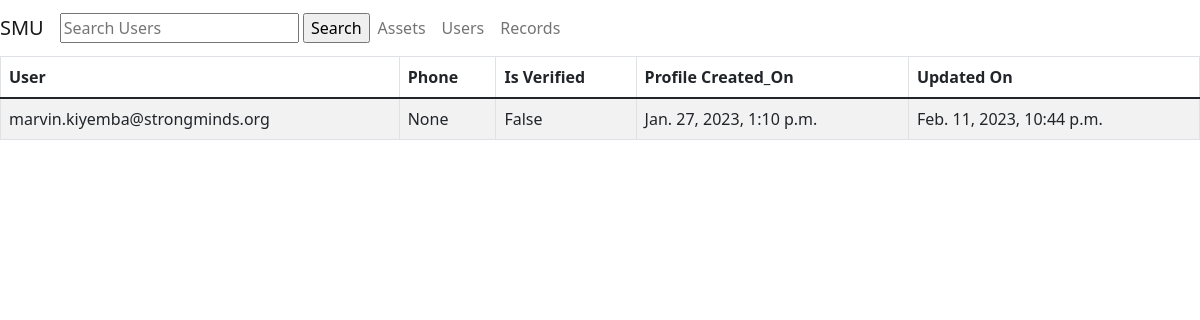
Before: /users/users/user_profile/1/ with the older database file.
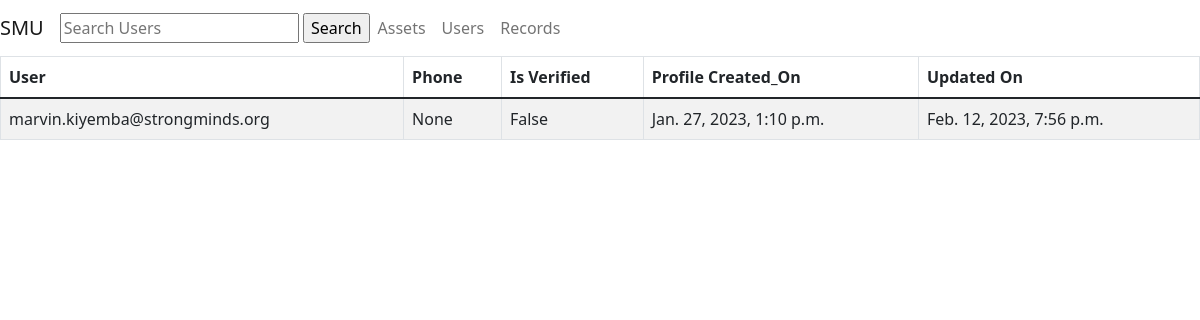
After: the same page with the newer database file.
### users/models.py (models this page shows, shortened)
class UserProfile(models.Model):
    user = models.OneToOneField(User, on_delete=models.CASCADE, primary_key=True,related_name="user_profile")
    phone = models.CharField(max_length=255,blank=True,null=True)
    is_verified = models.BooleanField(default=False)
    created_at = models.DateTimeField(auto_now_add=True)
    updated_at = models.DateTimeField(auto_now=True)

class User(AbstractUser):
    SUPER_USER = 1
    STAFF = 2
    USER_TYPE_CHOICES =(
        (SUPER_USER, 'super_user'),
        (STAFF, 'staff'),
    )
    OPS = 'OPS'
    FIN = 'FIN'
    MEL = 'MEL'
    IT = 'IT'
    GOV_EDUC = 'GOV_EDUC'
    GOVT_HEALTH = 'GOVT_HEALTH'
    TELE = 'TELE'
    CPA = 'CPA'
    NGO = 'NGO'
    HRA = 'HRA'
    DEPARTMENT_CHOICES = (
        ('OPS', 'Operations'),
        ('FIN', 'Finance'),
        ('MEL', 'Monitoring Evaluation and learning'),
        ('IT','IT & DIGITAL PLATFORMS'),
        ('GOV_EDUC', 'Government Education'),
        ('GOVT_HEALTH', 'Government Health'),
        ('TELE', 'Teletherapy'),
        ('CPA', 'Communications Advocacy and Partnerships'),
        ('NGO', 'Non Government Organization'),
        ('HRA', 'Human Resource and Administration'),
    )
    username = None # remove username field, we will use email as unique identifier
    email = models.EmailField(unique=True, null=True, db_index=True)
    is_active = models.BooleanField(default=False)
    is_staff = models.BooleanField(default=False)
    date_joined = models.DateTimeField(default=timezone.now)
    user_type = models.IntegerField(choices=USER_TYPE_CHOICES)
    department = models.CharField(max_length=50, choices=DEPARTMENT_CHOICES, blank=True)
    REQUIRED_FIELDS = []
    USERNAME_FIELD = 'email'
    objects = UserManager()
    class Meta(AbstractUser.Meta):
        pass

### users/views.py (the view)
# urls.py: path('users/user_profile/<int:pk>/', user_profile, name='user_profile'),
def user_profile(request, pk):
    user_profile = get_object_or_404(UserProfile, pk=pk)
    context = {'user_profile': user_profile}
    return render(request, 'user_profile.html', context)

### users/templates/user_profile.html (shortened to what this page needs)
<!DOCTYPE html>
<html lang="en">
<head>
  </head>{% block title %}<title>SMU Dashboard</title>{% endblock %}
  <link href="https://cdn.jsdelivr.net/npm/bootstrap@5.1.3/dist/css/bootstrap.min.css" rel="stylesheet">
</head>
<body>
  <nav class="navbar navbar-expand-lg navbar-light bg-lime-green">
    <a class="navbar-brand" href="{% url 'dashboard' %}">SMU</a>
    <form method="get">
      <input type="text" name="search_query" placeholder="Search Users">
      <input type="submit" value="Search">
      </form>
    <ul class="navbar-nav ml-auto">
      <li class="nav-item">
        <a class="nav-link" href="{% url 'assets' %}">Assets</a>
      </li>
      <li class="nav-item">
        <a class="nav-link" href="{% url 'accounts' %}">Users</a>
      </li>
      <li class="nav-item">
        <a class="nav-link" href="{% url 'dashboard' %}">Records</a>
      </li>
    </ul>
  </nav>
<table class="table table-striped table-bordered">
        <thead>
            <tr>
                <th>User</th>
                <th>Phone</th>
                <th>Is Verified</th>
                <th>Profile Created_On</th>
                <th>Updated On</th>
            </tr>
        </thead>
        <tbody>
        <tr>
            <td>{{ user_profile.user.email }}</td>
            <td>{{ user_profile.phone }}</td>
            <td>{{ user_profile.is_verified }}</td>
            <td>{{ user_profile.created_at }}</td>
            <td>{{ user_profile.updated_at }}</td>
  </table>
</body>
</html>

Changed rows visible on the page:
changed UserProfile "None": updated_at "Feb. 11, 2023, 10:44 p.m." → "Feb. 12, 2023, 7:56 p.m."
